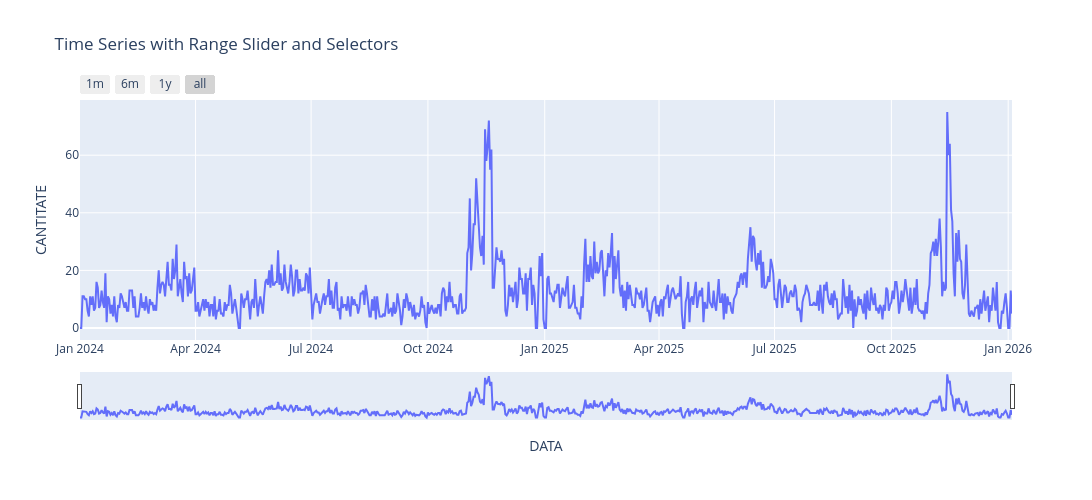

The notebook cell saved with this chart:
### Code cell
fig = px.line(df, x='DATA', y='CANTITATE', title='Time Series with Range Slider and Selectors')

fig.update_xaxes(
    rangeslider_visible=True,
    rangeselector=dict(
        buttons=list([
            dict(count=1, label="1m", step="month", stepmode="backward"),
            dict(count=6, label="6m", step="month", stepmode="backward"),
            # dict(count=1, label="YTD", step="year", stepmode="todate"),
            dict(count=1, label="1y", step="year", stepmode="backward"),
            dict(step="all")
        ])
    )
)

fig.update_layout(width=1100, height=500)
fig.show()

### Figure 1 — Plotly figure (JSON) as saved in the notebook; plotly's stock layout.template omitted (floating-point values rounded to 4 significant figures; data arrays with more than 128 entries replaced by an {"elided": "..."} marker saying what was removed)
{"data": [{"hovertemplate": "DATA=%{x}<br>CANTITATE=%{y}<extra></extra>", "legendgroup": "", "line": {"color": "#636efa", "dash": "solid"}, "marker": {"symbol": "circle"}, "mode": "lines", "name": "", "orientation": "v", "showlegend": false, "type": "scatter", "x": {"elided": "735 str values"}, "xaxis": "x", "y": {"elided": "735 int values"}, "yaxis": "y"}], "layout": {"height": 500, "legend": {"tracegroupgap": 0}, "title": {"text": "Time Series with Range Slider and Selectors"}, "width": 1100, "xaxis": {"anchor": "y", "domain": [0.0, 1.0], "rangeselector": {"buttons": [{"count": 1, "label": "1m", "step": "month", "stepmode": "backward"}, {"count": 6, "label": "6m", "step": "month", "stepmode": "backward"}, {"count": 1, "label": "1y", "step": "year", "stepmode": "backward"}, {"step": "all"}]}, "rangeslider": {"visible": true}, "title": {"text": "DATA"}}, "yaxis": {"anchor": "x", "domain": [0.0, 1.0], "title": {"text": "CANTITATE"}}}}
